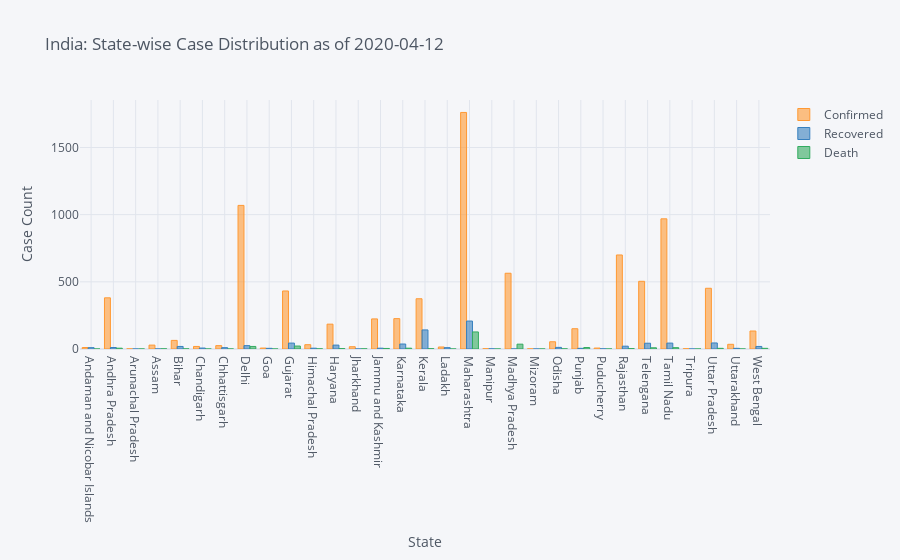

The code cell stored with this chart in its notebook:
### Code cell
#Change the date as per requirment
cases_till_today(state_cases,'2020-04-12')

### Figure 1 — Plotly figure (JSON) as saved in the notebook; plotly's stock layout.template omitted (floating-point values rounded to 4 significant figures)
{"data": [{"marker": {"color": "rgba(255, 153, 51, 0.6)", "line": {"color": "rgba(255, 153, 51, 1.0)", "width": 1}}, "name": "Confirmed", "orientation": "v", "text": "", "type": "bar", "x": ["Andaman and Nicobar Islands", "Andhra Pradesh", "Arunachal Pradesh", "Assam", "Bihar", "Chandigarh", "Chhattisgarh", "Delhi", "Goa", "Gujarat", "Himachal Pradesh", "Haryana", "Jharkhand", "Jammu and Kashmir", "Karnataka", "Kerala", "Ladakh", "Maharashtra", "Manipur", "Madhya Pradesh", "Mizoram", "Odisha", "Punjab", "Puducherry", "Rajasthan", "Telengana", "Tamil Nadu", "Tripura", "Uttar Pradesh", "Uttarakhand", "West Bengal"], "y": [11, 381, 1, 29, 64, 19, 25, 1069, 7, 432, 32, 185, 17, 224, 226, 374, 15, 1761, 2, 564, 1, 54, 151, 7, 700, 504, 969, 2, 452, 35, 134]}, {"marker": {"color": "rgba(55, 128, 191, 0.6)", "line": {"color": "rgba(55, 128, 191, 1.0)", "width": 1}}, "name": "Recovered", "orientation": "v", "text": "", "type": "bar", "x": ["Andaman and Nicobar Islands", "Andhra Pradesh", "Arunachal Pradesh", "Assam", "Bihar", "Chandigarh", "Chhattisgarh", "Delhi", "Goa", "Gujarat", "Himachal Pradesh", "Haryana", "Jharkhand", "Jammu and Kashmir", "Karnataka", "Kerala", "Ladakh", "Maharashtra", "Manipur", "Madhya Pradesh", "Mizoram", "Odisha", "Punjab", "Puducherry", "Rajasthan", "Telengana", "Tamil Nadu", "Tripura", "Uttar Pradesh", "Uttarakhand", "West Bengal"], "y": [10, 11, 0, 0, 19, 7, 10, 25, 5, 44, 6, 29, 0, 6, 37, 142, 10, 208, 1, 0, 0, 12, 5, 1, 21, 43, 44, 0, 45, 5, 19]}, {"marker": {"color": "rgba(50, 171, 96, 0.6)", "line": {"color": "rgba(50, 171, 96, 1.0)", "width": 1}}, "name": "Death", "orientation": "v", "text": "", "type": "bar", "x": ["Andaman and Nicobar Islands", "Andhra Pradesh", "Arunachal Pradesh", "Assam", "Bihar", "Chandigarh", "Chhattisgarh", "Delhi", "Goa", "Gujarat", "Himachal Pradesh", "Haryana", "Jharkhand", "Jammu and Kashmir", "Karnataka", "Kerala", "Ladakh", "Maharashtra", "Manipur", "Madhya Pradesh", "Mizoram", "Odisha", "Punjab", "Puducherry", "Rajasthan", "Telengana", "Tamil Nadu", "Tripura", "Uttar Pradesh", "Uttarakhand", "West Bengal"], "y": [0, 6, 0, 1, 1, 0, 0, 19, 0, 22, 1, 3, 1, 4, 6, 2, 0, 127, 0, 36, 0, 1, 11, 0, 3, 9, 10, 0, 5, 0, 5]}], "layout": {"legend": {"bgcolor": "#F5F6F9", "font": {"color": "#4D5663"}}, "paper_bgcolor": "#F5F6F9", "plot_bgcolor": "#F5F6F9", "title": {"font": {"color": "#4D5663"}, "text": "India: State-wise Case Distribution as of 2020-04-12"}, "xaxis": {"gridcolor": "#E1E5ED", "showgrid": true, "tickfont": {"color": "#4D5663"}, "title": {"font": {"color": "#4D5663"}, "text": "State"}, "zerolinecolor": "#E1E5ED"}, "yaxis": {"gridcolor": "#E1E5ED", "showgrid": true, "tickfont": {"color": "#4D5663"}, "title": {"font": {"color": "#4D5663"}, "text": "Case Count"}, "zerolinecolor": "#E1E5ED"}}}
